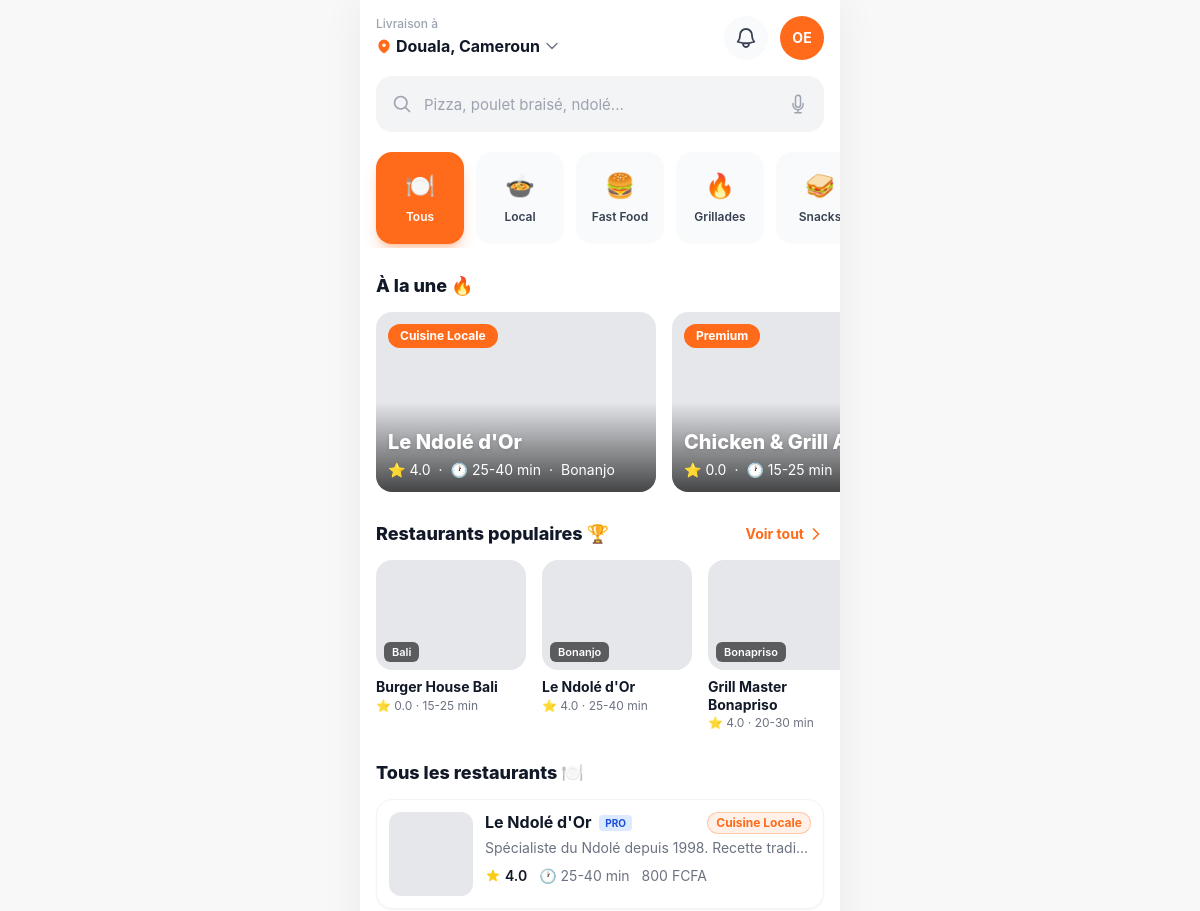
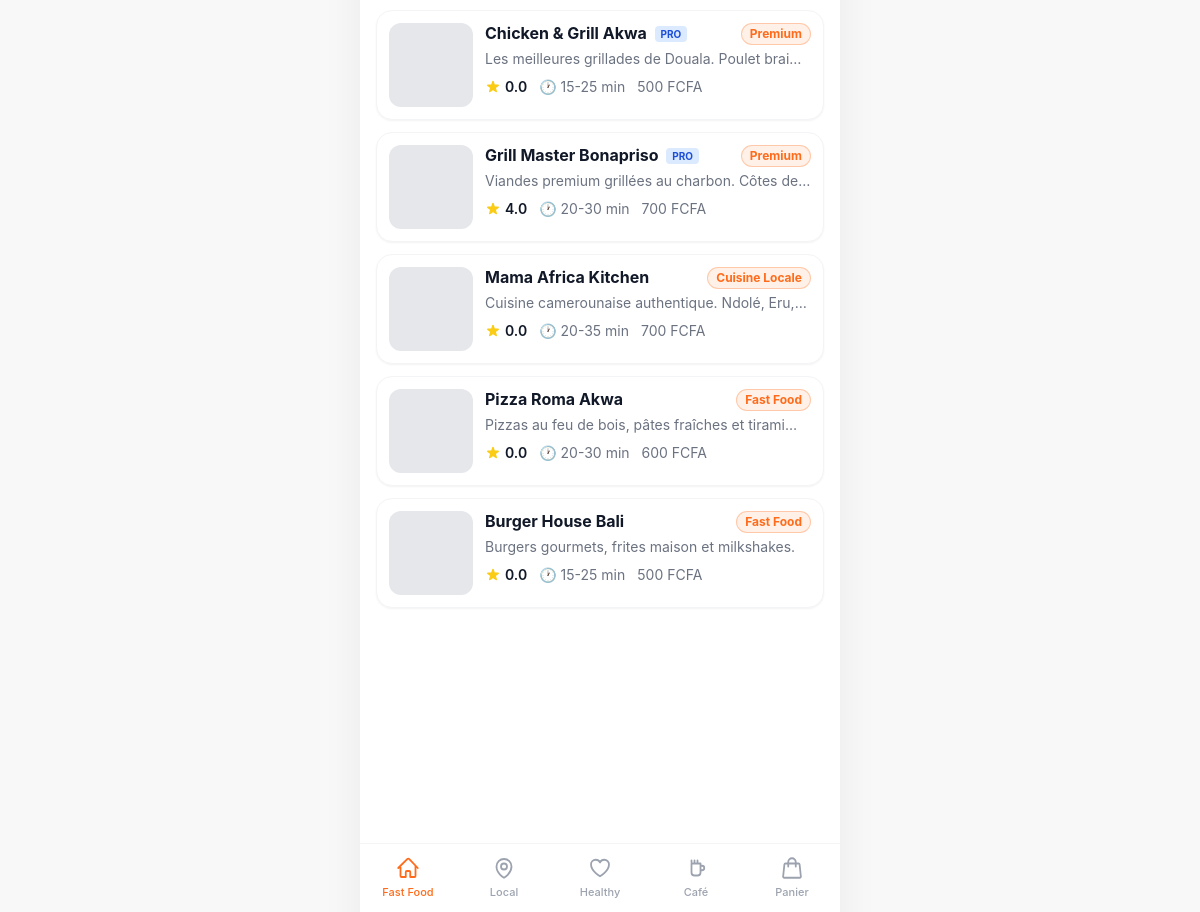
The page / on the database its author committed (2 pictures, top to bottom).
### apps/restaurants/models.py (models this page shows, shortened)
class Category(models.Model):
    name = models.CharField(max_length=60, unique=True)
    slug = models.SlugField(max_length=70, unique=True, blank=True)
    emoji = models.CharField(max_length=8, blank=True, help_text="Icone emoji (ex 🍔)")
    order = models.PositiveSmallIntegerField(default=0)
    is_nav = models.BooleanField(default=False, help_text="Afficher dans la barre du bas")
    class Meta:
        ordering = ["order", "name"]
        verbose_name_plural = "Categories"

class Restaurant(TimeStampedModel):
    owner = models.ForeignKey(
        settings.AUTH_USER_MODEL, on_delete=models.CASCADE, related_name="restaurants")
    name = models.CharField(max_length=140)
    slug = models.SlugField(max_length=160, unique=True, blank=True)
    share_token = models.CharField(max_length=22, unique=True, blank=True, db_index=True)
    tagline = models.CharField(max_length=60, blank=True,
                               help_text="Badge ex: Cuisine Locale / Premium")
    bio = models.TextField(blank=True, help_text="Description / bio du restaurant")
    logo = models.ImageField(upload_to="restaurants/logos/", blank=True, null=True)
    cover_image = models.ImageField(upload_to="restaurants/covers/", blank=True, null=True)
    categories = models.ManyToManyField(Category, blank=True, related_name="restaurants")
    neighborhood = models.CharField(max_length=80, blank=True,
                                    help_text="Quartier ex: Bonanjo, Akwa, Bonapriso, Bali")
    city = models.CharField(max_length=80, default="Douala")
    address = models.CharField(max_length=255, blank=True)
    lat = models.FloatField(null=True, blank=True)
    lng = models.FloatField(null=True, blank=True)
    delivery_fee = models.PositiveIntegerField(default=500, help_text="Frais livraison en FCFA")
    delivery_time_min = models.PositiveSmallIntegerField(default=20)
    delivery_time_max = models.PositiveSmallIntegerField(default=40)
    min_order = models.PositiveIntegerField(default=0)
    brand_color = models.CharField(max_length=9, default="#FF6B1A")
    accent_color = models.CharField(max_length=9, default="#FFF1E8")
    is_pro = models.BooleanField(default=False, help_text="Badge Pro")
    is_premium = models.BooleanField(default=False)
    is_featured = models.BooleanField(default=False, help_text="A la une")
    is_active = models.BooleanField(default=True)
    rating = models.DecimalField(max_digits=3, decimal_places=1, default=0)
    rating_count = models.PositiveIntegerField(default=0)
    orders_count = models.PositiveIntegerField(default=0)
    phone = models.CharField(max_length=20, blank=True)
    class Meta:
        ordering = ["-is_featured", "-rating"]
        indexes = [models.Index(fields=["slug"]), models.Index(fields=["share_token"])]
    @property
    def delivery_time_label(self):
        return f"{self.delivery_time_min}-{self.delivery_time_max} min"
    @property
    def rating_label(self):
        return f"{self.rating:.1f}"

### apps/core/views.py (the view)
# urls.py: path("", views.home, name="home"),
def home(request):
    cat_slug = request.GET.get("cat")
    categories = Category.objects.all()
    restaurants = Restaurant.objects.filter(is_active=True).prefetch_related("categories")
    if cat_slug and cat_slug != "tous":
        restaurants = restaurants.filter(categories__slug=cat_slug).distinct()
    context = {
        "categories": categories,
        "featured": Restaurant.objects.filter(is_active=True, is_featured=True)[:8],
        "popular": Restaurant.objects.filter(is_active=True).order_by("-orders_count", "-rating")[:8],
        "restaurants": restaurants.order_by("-is_featured", "-rating"),
        "active_cat": cat_slug or "tous",
        "cart_count": _cart_count(request),
    }
    return render(request, "client/home.html", context)

### apps/core/context_processors.py (called while the page is built)
def brand(request):
    unread = 0
    if request.user.is_authenticated:
        unread = request.user.notifications.filter(is_read=False).count()
    return {
        "BRAND_NAME": "ONE EAT",
        "CURRENCY": settings.CURRENCY,
        "DEFAULT_CITY": settings.DEFAULT_CITY,
        "DOUALA_CENTER": settings.DOUALA_CENTER,
        "VAPID_PUBLIC_KEY": settings.VAPID_PUBLIC_KEY,
        "unread_notifications": unread,
    }

### apps/core/views.py (called while the page is built)
def _cart_count(request):
    cart = request.session.get("cart", {})
    return sum(i.get("qty", 0) for i in cart.values())

### templates/client/home.html (shortened to what this page needs)
{% extends "client/base.html" %}
{% load static humanize %}
{% block content %}
<div class="px-4 pt-4">
  <div class="flex items-start justify-between">
    <div>
      <p class="text-xs text-gray-400 font-medium">Livraison à</p>
      <button class="flex items-center gap-1 mt-0.5">
        <span class="font-bold text-gray-900">Douala, Cameroun</span>
        <svg class="w-4 h-4 text-gray-500" fill="none" stroke="currentColor" stroke-width="2" viewBox="0 0 24 24"><path stroke-linecap="round" stroke-linejoin="round" d="M19.5 8.25l-7.5 7.5-7.5-7.5"/></svg>
      </button>
    </div>
    <div class="flex items-center gap-3">
      <a href="{% url 'core:notifications' %}" class="relative w-11 h-11 rounded-full bg-gray-50 flex items-center justify-center">
      </a>
      <a href="{% if user.is_authenticated %}{% url 'accounts:profile' %}{% else %}{% url 'accounts:login' %}{% endif %}"
         class="w-11 h-11 rounded-full bg-brand text-white font-bold flex items-center justify-center text-sm">
        {% if user.is_authenticated %}{{ user.initials }}{% else %}OE{% endif %}
      </a>
    </div>
  </div>
  <form action="{% url 'core:explore' %}" method="get" class="mt-4 relative">
    <svg class="w-5 h-5 text-gray-400 absolute left-4 top-1/2 -translate-y-1/2" fill="none" stroke="currentColor" stroke-width="2" viewBox="0 0 24 24"><path stroke-linecap="round" stroke-linejoin="round" d="M21 21l-5.197-5.197m0 0A7.5 7.5 0 105.196 5.196a7.5 7.5 0 0010.607 10.607z"/></svg>
    <input name="q" type="search" placeholder="Pizza, poulet braisé, ndolé..."
           class="w-full h-14 pl-12 pr-12 rounded-2xl bg-gray-100 text-[15px] placeholder-gray-400 focus:outline-none focus:ring-2 focus:ring-brand/30">
    <button type="button" class="absolute right-4 top-1/2 -translate-y-1/2 text-gray-400">
      <svg class="w-5 h-5" fill="none" stroke="currentColor" stroke-width="1.8" viewBox="0 0 24 24"><path stroke-linecap="round" stroke-linejoin="round" d="M12 18.75a6 6 0 006-6v-1.5m-6 7.5a6 6 0 01-6-6v-1.5m6 7.5v3.75m-3.75 0h7.5M12 15.75a3 3 0 01-3-3V4.5a3 3 0 116 0v8.25a3 3 0 01-3 3z"/></svg>
    </button>
  </form>
</div>
<div class="mt-5 flex gap-3 overflow-x-auto no-scrollbar px-4 pb-1">
  {% for cat in categories %}
  <a href="?cat={{ cat.slug }}"
     class="flex-shrink-0 w-[88px] h-[92px] rounded-2xl flex flex-col items-center justify-center gap-1.5 transition
     {% if active_cat == cat.slug %}bg-brand text-white shadow-lg shadow-brand/30{% else %}bg-gray-50 text-gray-700{% endif %}">
    <span class="text-2xl">{{ cat.emoji }}</span>
    <span class="text-[12px] font-semibold">{{ cat.name }}</span>
  </a>
  {% endfor %}
</div>
{% if featured %}
<div class="mt-6 px-4 flex items-center justify-between">
  <h2 class="text-lg font-extrabold text-gray-900">À la une 🔥</h2>
</div>
<div class="mt-3 flex gap-4 overflow-x-auto no-scrollbar px-4 pb-2">
  {% for r in featured %}
  <a href="{% url 'restaurants:detail' r.slug %}" class="flex-shrink-0 w-[280px]">
    <div class="relative h-[180px] rounded-2xl overflow-hidden bg-gray-200">
      <div class="absolute inset-0 bg-gradient-to-t from-black/70 via-transparent"></div>
      {% if r.tagline %}<span class="absolute top-3 left-3 px-3 py-1 rounded-full bg-brand text-white text-xs font-bold">{{ r.tagline }}</span>{% endif %}
      <div class="absolute bottom-3 left-3 right-3 text-white">
        <h3 class="text-xl font-extrabold drop-shadow">{{ r.name }}</h3>
        <div class="flex items-center gap-2 text-sm mt-1">
          <span class="flex items-center gap-1">⭐ {{ r.rating_label }}</span>
          <span>·</span>
          <span class="flex items-center gap-1">🕐 {{ r.delivery_time_label }}</span>
          {% if r.neighborhood %}<span>·</span><span>{{ r.neighborhood }}</span>{% endif %}
        </div>
      </div>
    </div>
  </a>
  {% endfor %}
</div>
{% endif %}
{% if popular %}
<div class="mt-5 px-4 flex items-center justify-between">
  <h2 class="text-lg font-extrabold text-gray-900">Restaurants populaires 🏆</h2>
  <a href="{% url 'core:explore' %}" class="text-brand text-sm font-bold flex items-center gap-1">Voir tout
    <svg class="w-4 h-4" fill="none" stroke="currentColor" stroke-width="2.5" viewBox="0 0 24 24"><path stroke-linecap="round" stroke-linejoin="round" d="M8.25 4.5l7.5 7.5-7.5 7.5"/></svg>
  </a>
</div>
<div class="mt-3 flex gap-4 overflow-x-auto no-scrollbar px-4 pb-2">
  {% for r in popular %}
  <a href="{% url 'restaurants:detail' r.slug %}" class="flex-shrink-0 w-[150px]">
    <div class="h-[110px] rounded-2xl overflow-hidden bg-gray-200 relative">
      {% if r.neighborhood %}<span class="absolute bottom-2 left-2 px-2 py-0.5 rounded-md bg-black/60 text-white text-[11px] font-semibold">{{ r.neighborhood }}</span>{% endif %}
    </div>
    <h3 class="mt-2 font-bold text-gray-900 text-sm leading-tight">{{ r.name }}</h3>
    <p class="text-xs text-gray-500 mt-0.5">⭐ {{ r.rating_label }} · {{ r.delivery_time_label }}</p>
  </a>
  {% endfor %}
</div>
{% endif %}
<div class="mt-5 px-4">
  <h2 class="text-lg font-extrabold text-gray-900">Tous les restaurants 🍽️</h2>
</div>
<div class="mt-3 px-4 space-y-3">
  {% for r in restaurants %}
    {% include "client/_restaurant_card.html" with r=r %}
  {% empty %}
  <p class="text-center text-gray-400 py-10">Aucun restaurant dans cette catégorie.</p>
  {% endfor %}
</div>
{% endblock %}

### templates/client/_restaurant_card.html (shortened to what this page needs)
{% load static %}
<a href="{% url 'restaurants:detail' r.slug %}"
   class="flex gap-3 p-3 rounded-2xl bg-white border border-gray-100 shadow-sm active:scale-[.99] transition">
  <div class="w-[84px] h-[84px] rounded-xl overflow-hidden bg-gray-200 flex-shrink-0">
  </div>
  <div class="flex-1 min-w-0">
    <div class="flex items-start justify-between gap-2">
      <h3 class="font-bold text-gray-900 leading-tight">{{ r.name }}
        {% if r.is_pro %}<span class="align-middle ml-1 text-[10px] bg-blue-100 text-blue-700 px-1.5 py-0.5 rounded font-bold">PRO</span>{% endif %}
      </h3>
      {% if r.tagline %}<span class="flex-shrink-0 text-brand text-xs font-bold border border-brand/30 bg-brand-50 px-2 py-0.5 rounded-full">{{ r.tagline }}</span>{% endif %}
    </div>
    {% if r.bio %}<p class="text-sm text-gray-500 mt-1 line-clamp-1">{{ r.bio|truncatechars:48 }}</p>{% endif %}
    <div class="flex items-center gap-3 mt-2 text-sm">
      <span class="flex items-center gap-1 font-semibold text-gray-900">
        {{ r.rating_label }}</span>
      <span class="flex items-center gap-1 text-gray-500">🕐 {{ r.delivery_time_label }}</span>
      <span class="text-gray-500">{{ r.delivery_fee }} {{ CURRENCY }}</span>
    </div>
  </div>
</a>

### templates/base.html (style rules this page uses)
html,body { -webkit-tap-highlight-color:transparent; }
body { font-family:'Inter',system-ui,sans-serif; background:#f8f8f8; }
.no-scrollbar { -ms-overflow-style:none; scrollbar-width:none; }

### rows shown on the page
Category: emoji "🍽️", name "Tous"
Category: emoji "🍲", name "Local"
Category: emoji "🍔", name "Fast Food"
Category: emoji "🔥", name "Grillades"
Category: emoji "🥪", name "Snacks"
Restaurant: tagline "Cuisine Locale", name "Le Ndolé d'Or", rating_label "4.0", delivery_time_label "25-40 min", neighborhood "Bonanjo", is_pro "PRO", bio "Spécialiste du Ndolé depuis 1998. Recette tradi…", delivery_fee "800", CURRENCY "FCFA"
Restaurant: tagline "Premium", name "Chicken & Grill…", rating_label "0.0", delivery_time_label "15-25 min", name "Chicken & Grill Akwa", is_pro "PRO", bio "Les meilleures grillades de Douala. Poulet brai…", delivery_fee "500", CURRENCY "FCFA"
Restaurant: neighborhood "Bali", name "Burger House Bali", rating_label "0.0", delivery_time_label "15-25 min", tagline "Fast Food", bio "Burgers gourmets, frites maison et milkshakes.", delivery_fee "500", CURRENCY "FCFA"
Restaurant: neighborhood "Bonapriso", name "Grill Master Bonapriso", rating_label "4.0", delivery_time_label "20-30 min", is_pro "PRO", tagline "Premium", bio "Viandes premium grillées au charbon. Côtes…", delivery_fee "700", CURRENCY "FCFA"
Restaurant: name "Mama Africa Kitchen", tagline "Cuisine Locale", bio "Cuisine camerounaise authentique. Ndolé,…", rating_label "0.0", delivery_time_label "20-35 min", delivery_fee "700", CURRENCY "FCFA"
Restaurant: name "Pizza Roma Akwa", tagline "Fast Food", bio "Pizzas au feu de bois, pâtes fraîches et tirami…", rating_label "0.0", delivery_time_label "20-30 min", delivery_fee "600", CURRENCY "FCFA"
